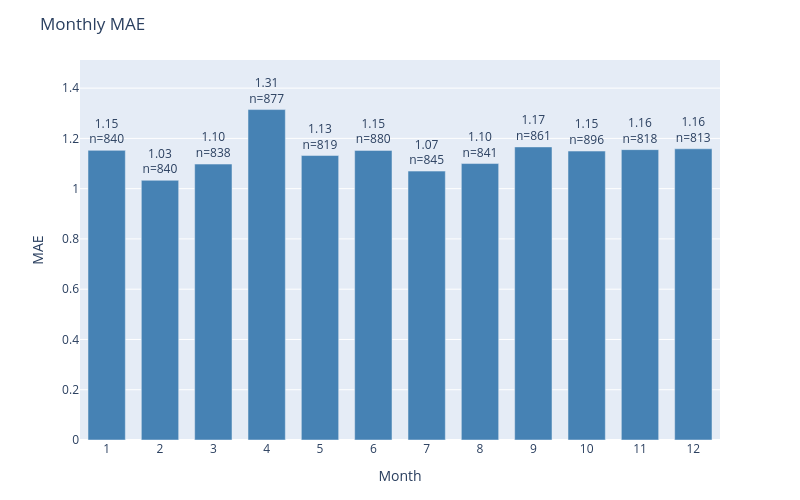

The cell this chart's notebook holds for it:
### Code cell
plot_error_by_group(
    df=results_test,
    y_true_col='actual',
    y_pred_col='prediction',
    date_col='dt_prediction',
    group_by='month',
    metric='mae',
    title='Monthly MAE'
)

### Figure 1 — Plotly figure (JSON) as saved in the notebook; plotly's stock layout.template omitted (floating-point values rounded to 4 significant figures)
{"data": [{"marker": {"color": "steelblue"}, "text": ["1.15<br>n=840", "1.03<br>n=840", "1.10<br>n=838", "1.31<br>n=877", "1.13<br>n=819", "1.15<br>n=880", "1.07<br>n=845", "1.10<br>n=841", "1.17<br>n=861", "1.15<br>n=896", "1.16<br>n=818", "1.16<br>n=813"], "textposition": "outside", "type": "bar", "x": ["1", "2", "3", "4", "5", "6", "7", "8", "9", "10", "11", "12"], "y": [1.152, 1.033, 1.098, 1.315, 1.132, 1.152, 1.07, 1.1, 1.166, 1.15, 1.155, 1.159]}], "layout": {"bargap": 0.3, "height": 500, "margin": {"b": 60, "t": 60}, "title": {"text": "Monthly MAE"}, "uniformtext": {"minsize": 8, "mode": "hide"}, "width": 800, "xaxis": {"title": {"text": "Month"}}, "yaxis": {"range": [0, 1.512], "title": {"text": "MAE"}}}}
